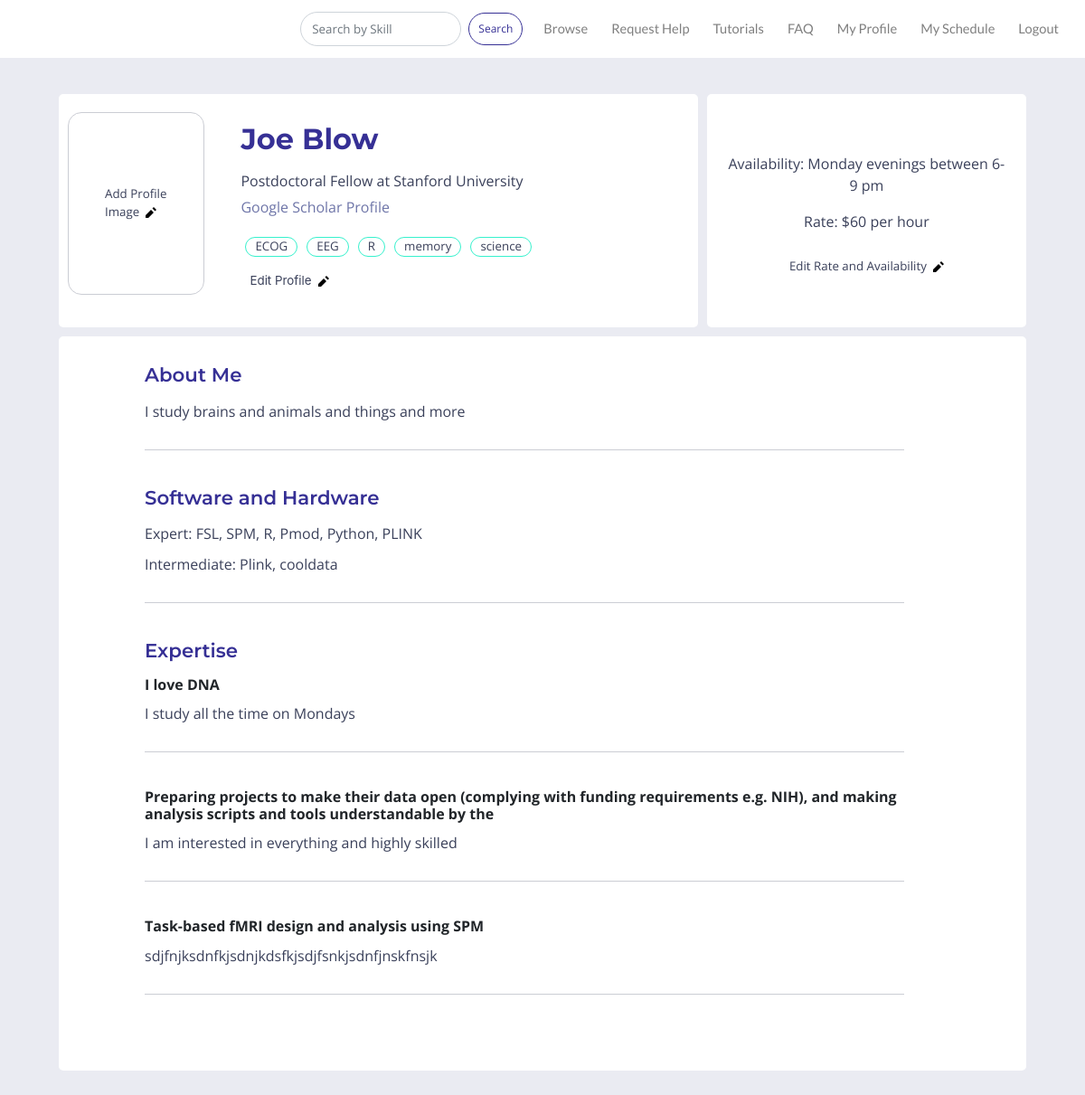
The app's page /search/users/profile/ (signed in), older data.
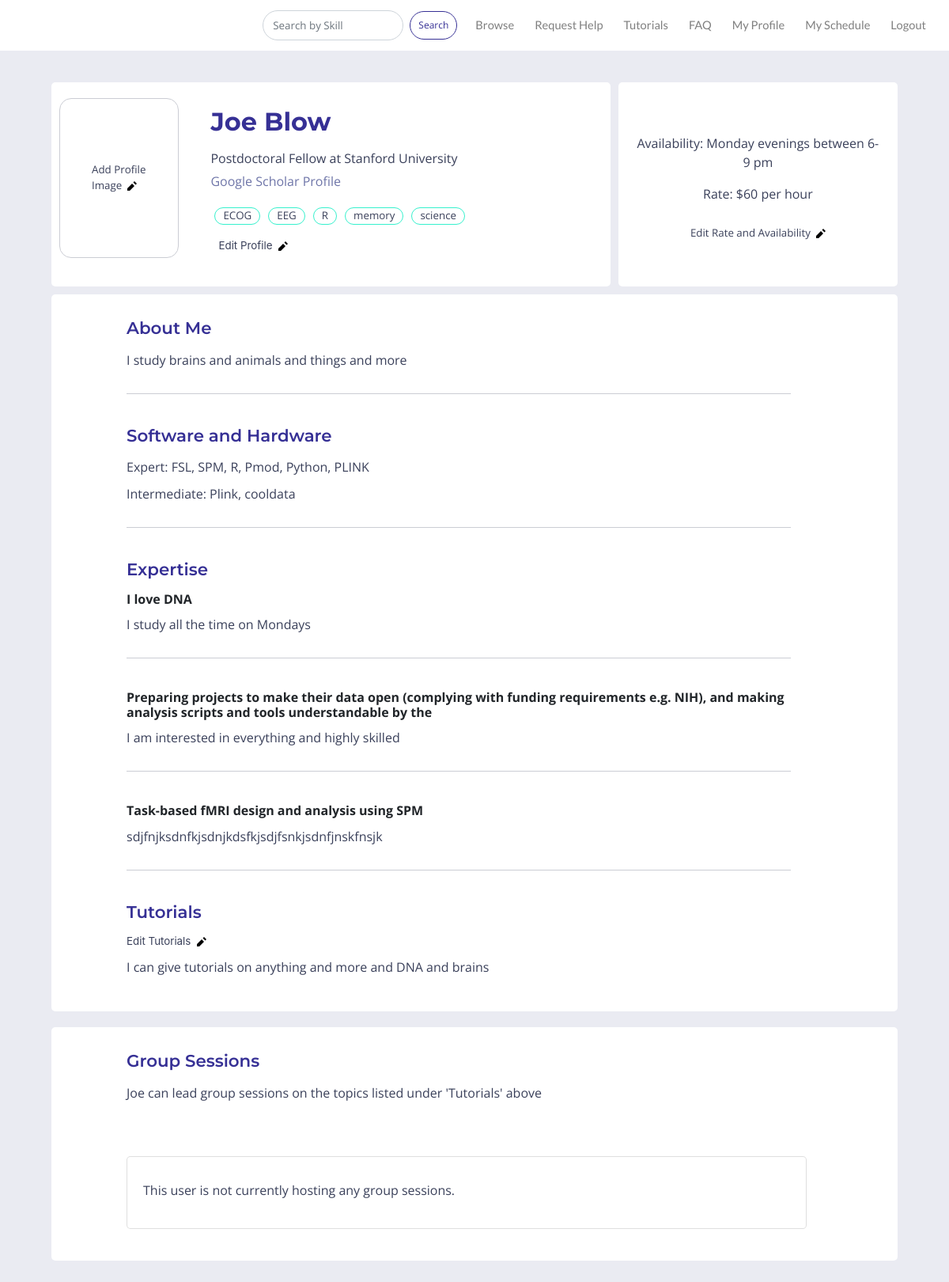
The same page, newer data.
### users/models.py (models this page shows)
class CustomUser(AbstractUser):
    objects = CustomUserManager()
    position = models.CharField(max_length =10000, null=True, default='', blank=True)
    bio = models.CharField(max_length =10000, null=True, default='', blank=True)
    skills = TaggableManager(help_text="A comma-separated list of tags.")
    image = models.ImageField(upload_to="profile_image", blank=True)
    website = models.CharField(max_length=10000, null=True, default='', blank=True)
    skill_area1_title = models.CharField(max_length =10000, null=True, default='', blank=True)
    skill_area1 = models.CharField(max_length =10000, null=True, default='', blank=True)
    skill_area2_title = models.CharField(max_length =10000, null=True, default='', blank=True)
    skill_area2 = models.CharField(max_length =10000, null=True, default='', blank=True)
    skill_area3_title = models.CharField(max_length =10000, null=True, default='', blank=True)
    skill_area3 = models.CharField(max_length =10000, null=True, default='', blank=True)
    skill_area4_title = models.CharField(max_length =10000, null=True, default='', blank=True)
    skill_area4 = models.CharField(max_length =10000, null=True, default='', blank=True)
    skill_area5_title = models.CharField(max_length =10000, null=True, default='', blank=True)
    skill_area5 = models.CharField(max_length =10000, null=True, default='', blank=True)
    software_hardware = models.CharField(max_length =10000, null=True, default='', blank=True)
    software_hardware_intermediate = models.CharField(max_length =10000, null=True, default='', blank=True)
    availability = models.CharField(max_length=10000, null=True, default='', blank=True)
    rate = models.CharField(max_length= 10000, null=True, default='', blank=True)
    expert = models.BooleanField(blank=True, default=False)
    gives_tutorials = models.BooleanField(blank=True, default=False)
    tutorial_area = models.CharField(max_length =10000, null=True, default='', blank=True)
    wants_expert = models.BooleanField(blank=True, default=False)
    needs_help_with = models.CharField(max_length =10000, null=True, default='', blank=True)
    profile_under_review = models.BooleanField(blank=True, default=False)
    profile_approved = models.BooleanField(blank=True, default=False)

### users/views.py (the view)
# urls.py: path('profile/', views.view_profile, name='profile'),
def view_profile(request, pk=None):
    if pk:
        user = CustomUser.objects.get(pk=pk)
    else:
        user = request.user
    bookings = user.bookings.all()
    tutorials = bookings.filter(is_tutorial=True)
    args = {'user': user,
            'bookings': bookings,
            'tutorials': tutorials,
           }
    return render(request, 'profile.html', args)

### templates/profile.html (shortened to what this page needs)
{% extends 'layout.html' %}
{% load static %}
{% block content %}
<div class="container-fluid" id="profile_container">
   <div class="container profile">
    <div class="container" id = "profile_intro">
        <div class="container" id="expert">
            {% if user.image %}
            <div>
               <a href="{% url 'edit_profile_image' %}"><img class="profile_image" src="{{ user.image.url }}" width="170"/></a>
            </div>
            {% elif not user.image and user.is_authenticated and user == request.user %}
            <div class="edit_profile_image_button"><p class="image_bubble">Add Profile Image&nbsp&nbsp<a href="{% url 'edit_profile_image' %}"><img class="iconic" src="/static/css/pencil.svg"></a></p></div>
            {% endif %}
            <div class="container user_name">
            <p class="profile_name">{{ user.first_name }}&nbsp{{ user.last_name }}</p>
            <p class="profile_text">{{user.position}}</p>
                {% if user.website %}
                <a href="{{ user.website }}" target="_blank"><p class="website_text">Google Scholar Profile</p></a>
                {% else %}
                <br>
                {% endif %}
                <div class="container skills">
                {% for skill in user.skills.all %}
                    <a class="skill_bubble" href="{% url 'skills' skill.name %}"><div class="skill_bubble"><p class="skill_bubble">{{ skill.name }}</p></div></a>
                {% endfor %}
                </div>
                {% if user.is_authenticated and user == request.user %}
                <a href="{% url 'edit_profile' %}"><div class="edit_profile"><p class="skill_bubble">Edit Profile&nbsp&nbsp<img class="iconic" src="/static/css/pencil.svg"></p></div></a>
                {% endif %}
            </div>
        </div>
        <div class="container" id="availability">
               <div class="availability_text">
                <p>Availability: {{ user.availability }}</p>
                <p>Rate: {{ user.rate }}</p>
            </div>
            {% if user != request.user and user.is_authenticated %}
                <a href="{% url 'booking:user_booking_new' pk=user.pk %}"><button type="submit" class="booking_button">Request to Book</button></a>
            {% if user.gives_tutorials %}
                <p>or <a class="join_group" href="#tutorial">Join a group session</a></p>
            {% endif %}
            {% elif user.is_authenticated and user == request.user %}
                <a href="{% url 'edit_profile_rate' %}"><div class="edit_profile"><p class="skill_bubble">Edit Rate and Availability&nbsp&nbsp<img class="iconic" src="/static/css/pencil.svg"></p></div></a>
            {% endif %}
       </div>
    </div>
       </div>
<div class="container profile">
     <div class="container" id="profile_content">
         <div class="profile_content_text">
         <h4 class="bio_title">About Me</h4>
         <p class="profile_text">{{ user.bio }}</p>
    <div class="divider"></div>
        {% if user.software_hardware %}
          <h4 class="bio_title">Software and Hardware</h4>
         <p class="profile_text">Expert: {{ user.software_hardware }}</p>
             {% if user.software_hardware_intermediate %}
             <p class="profile_text">Intermediate: {{ user.software_hardware_intermediate }}</p>
             {% endif %}
                <div class="divider"></div>
          {% endif %}
         {% if user.skill_area1 %}
         <h4 class="bio_title">Expertise</h4>
         <h4 class="text_title">{{ user.skill_area1_title }}</h4>
         <p class="profile_text">{{ user.skill_area1 }}</p>
    <div class="divider"></div>
         {% endif %}
          {% if user.skill_area2 %}
         <h4 class="text_title">{{ user.skill_area2_title }}</h4>
          <p class="profile_text">{{ user.skill_area2 }}</p>
    <div class="divider"></div>
           {% endif %}
          {% if user.skill_area3 %}
         <h4 class="text_title">{{ user.skill_area3_title }}</h4>
          <p class="profile_text">{{ user.skill_area3 }}</p>
    <div class="divider"></div>
         {% endif %}
        {% if user.gives_tutorials and user.tutorial_area %}
        <h4 class="bio_title">Tutorials</h4> {% if user.is_authenticated and user == request.user %}
                <a href="{% url 'edit_profile_tutorials' %}"><div class="edit_profile_tutorials"><p class="skill_bubble">Edit Tutorials&nbsp&nbsp<img class="iconic" src="/static/css/pencil.svg"></p></div></a>
                {% endif %}
         <p class="profile_text">{{ user.tutorial_area }}</p>
        {% endif %}
             <br>
       </div>
    </div>
    </div>
{% if user.gives_tutorials and user.tutorial_area %}
<div class="container profile">
<div class="container" id="profile_content">
    <div class="profile_content_text">
        <h4 class="bio_title">Group Sessions</h4>
         <p class="profile_text">{{ user.first_name }} can lead group sessions on the topics listed under 'Tutorials' above</p>
       <br><br>
{% if tutorials %}
<h4 class="bio_title">Upcoming Group Video Sessions</h4>
{% for booking in tutorials %}
        {% if booking.is_confirmed %}
    <div class="container card">
        <h5 class="card-title"><a href="{% url 'booking:booking_detail' pk=booking.pk %}">{{ booking.title }}</a></h5>
        <p class="card-text">{{ booking.start_time }}</p>
                {% if booking.title == 'Imaging the Dynamic Core of the Human Brain' %}
                <div class="container eventbrite_button">
        <noscript><a href="https://www.eventbrite.ca/e/imaging-the-dynamic-core-of-the-brain-tutorial-by-mac-shine-tickets-56310316673" rel="noopener noreferrer" target="_blank"></noscript>
        <button class="booking_button eventbrite" id="eventbrite-widget-modal-trigger-56310316673" type="button">Reserve a Spot</button>
        <noscript></a>Buy Tickets on Eventbrite</noscript>
        <script src="https://www.eventbrite.ca/static/widgets/eb_widgets.js"></script>
        <script type="text/javascript">
            var exampleCallback = function() {
                console.log('Order complete!');
            };
            window.EBWidgets.createWidget({
                widgetType: 'checkout',
                eventId: '56310316673',
                modal: true,
                modalTriggerElementId: 'eventbrite-widget-modal-trigger-56310316673',
                onOrderComplete: exampleCallback
            });
        </script>
                </div>
                {% endif %}
    </div>
        {% endif %}
        {% endfor %}
{% else %}
        <div class="container card">
       <p class="profile_text">This user is not currently hosting any group sessions.<p>
    </div>
       {% endif %}
</div>
</div>
</div>
 {% endif %}
</div>
{% endblock %}

### templates/layout.html (shortened to what this page needs)
{% load static %}
{% load bootstrap4 %}
{% bootstrap_css %}
<!doctype html>
<html>
<head>
    <link rel="stylesheet" href="{% static 'css/layout.css' %}">
    <link rel="stylesheet" href="https://cdnjs.cloudflare.com/ajax/libs/jqueryui/1.12.1/themes/smoothness/jquery-ui.css">
    <link rel="stylesheet" href="https://maxcdn.bootstrapcdn.com/bootstrap/4.1.3/css/bootstrap.min.css">
    <link rel="stylesheet" href="https://cdnjs.cloudflare.com/ajax/libs/open-iconic/1.1.1/font/css/open-iconic-bootstrap.min.css" />
    <link rel="stylesheet" href="https://use.fontawesome.com/releases/v5.6.3/css/all.css">
    </head>
<body>
<div class ="site-container">
    <nav class="navbar navbar-expand-lg navbar-light bg-white">
        <a class="navbar-left logo" href="{% url 'home' %}"><img class="logo" src="/static/css/brand.jpg"></a>
          <div class="collapse navbar-collapse justify-content-end" id="navbarNavAltMarkup">
            <div class="navbar-nav">
                {% if user.is_authenticated %}
                <form class="form-inline my-2 my-lg-0" action="{% url 'search:search_users' %}" method="GET" value="{{request.GET.q}}">
                  <input class="form-control mr-sm-2" type="text" name="q" value="{{request.GET.q}}" placeholder="Search by Skill">
                  <button class="btn btn-primary my-2 my-sm-0" id = "search" name="submit" type="submit" value ="Search">Search</button>
                </form>
                <a class="nav-item nav-link" href="{% url 'browse' %}">Browse</a>
                <a class="nav-item nav-link" href="{% url 'booking:request_expert' %}">Request Help</a>
                <a class="nav-item nav-link" href="{% url 'booking:tutorial_list' %}">Tutorials</a>
                <a class="nav-item nav-link" href="{% url 'faq' %}">FAQ</a>
                  <a class="nav-item nav-link" href="{% url 'profile' %}">My Profile</a>
                  <a class="nav-item nav-link" href="{% url 'booking:booking_list' %}"> My Schedule</a>
                  <a class ="nav-item nav-link" href="{% url 'logout' %}">Logout</a>
                {% endif %}
            </div>
          </div>
    </nav>
    {% block content %}{% endblock %}
    </div>
    </body>

### static/css/layout.css (style rules this page uses)
a { color: #6e75a8; text-decoration: none; }
p { color:#3a405a; }
.btn-primary { margin: 10px 0px; }
p.website_text { color: #6e75a8; font-family: 'Open Sans', sans-serif; margin-top: 5px; }
img.iconic { height: 12px; width: 12px; fill: gray; stroke: gray; }
a.nav-item.nav-link { font-size: 11pt; font-family: 'Lato', sans-serif; padding-top: 8px; margin:5px; }
input.form-control.mr-sm-2 { border-radius: 20px; font-family: 'Open Sans', sans-serif; font-size: 10pt; }
button#search.btn.btn-primary.my-2.my-sm-0 { padding: 8px 10px 8px 10px; margin-right: 10px; background-color: transparent; border: 1px solid #363095; color: #363095; border-radius: 20px; font-family: 'Open Sans', sans-serif; font-size: 12px; }
body { background-image: url(scipertise_background_dark.jpg); background-size: cover; background-repeat:no-repeat; }
img.logo { height:48px; padding: 8px 12px 8px 50px; max-width:100%; }
div#profile_container.container-fluid { padding:30px; background-color:#eaebf2; display: flex; flex-direction: column; overflow-y: scroll; min-height: 100%; }
div#profile_intro.container { display: flex; flex-direction: row; border-radius: 5px; margin-bottom: 5px; padding:0px; margin: 10px 20px 0px 20px; }
div#expert.container { display: flex; flex-direction: row; background-color: white; background-color: white; border-radius: 5px; margin-right: 10px; padding: 10px 0px; }
div.container.user_name { margin: 0px 0px 10px 10px; }
div#availability.container { font-family: 'Open Sans', sans-serif; font-size: 12pt; border-radius: 10px; display: flex; flex-direction: column; align-items: center; justify-content: center; text-align: center; width: 50%; margin: 0px; padding: 10px 0px; background-color: white; border-radius: 5px; }
div.availability_text { margin: 20px 20px 0px 20px; }
div#profile_content.container { background-color: white; border-radius: 5px; display: flex; flex-direction: column; margin: 10px 20px; }
div.profile_content_text { margin: 20px 140px 20px 80px; }
div.container.profile { display: flex; flex-direction: row; }
div.container.card { display: flex; padding: 20px; border-radius: 5px; margin: 20px auto; }
p.profile_name { display: inline-block; padding: 16px 0px 0px 0px; font-size: 24pt; font-family: 'Montserrat', sans-serif; font-weight: 400; margin-bottom: 0; color:#363095; font-weight: 700; }
p.profile_text { font-size: 12pt; font-family: 'Open Sans', sans-serif; margin: 10px 0px 0px 0px; }
div.divider { border-bottom: 1px solid #CBCDD4; padding-top: 10px; margin: 20px 20px 40px 0px; }
h4.bio_title { font-family: 'Montserrat', sans-serif; font-weight: 600; font-size: 16pt; margin: 10px 0px 15px 0px; color: #363095; }
h4.text_title { font-size: 12pt; font-family: 'Open Sans', sans-serif; margin: 10px 0px 0px 0px; font-weight: bolder; }
div.edit_profile_image_button { display: flex; align-items:center; justify-content: center; margin: 10px; }
p.image_bubble { padding: 80px 40px 80px 40px; font-family: 'Open Sans', sans-serif; font-size: 10pt; border: 1px solid #CBCDD4; border-radius: 15px; margin-right: 5px; }
div.container.skills { display: flex; flex-direction: row; flex-wrap: wrap; font-family: 'Open Sans', sans-serif; padding: 0px; }
div.skill_bubble { border-radius: 20px; border: solid 1px #36F1CD; text-align: center; padding: 0px 10px 0px 10px; margin: 5px; display:flex; font-size: 11pt; }
a.skill_bubble { color: #3a405a; }
p.skill_bubble { padding: 0; margin: 0; font-size: 10pt; color: #3a405a; }
div.edit_profile { border-radius: 20px; text-align: center; padding: 2px 10px 2px 10px; margin: 10px auto; display:flex; }
.btn { outline: none; color: black; background-color: transparent; box-shadow: 0 0 0 0; }
a { color: #6e75a8; }
@media screen and (max-width: 1200px) { div.profile_content_text { margin: 20px 100px 20px 80px; } }

Row changes from the older to the newer data that the page shows:
changed CustomUser "Joe": gives_tutorials False → True (drawn); tutorial_area (not shown) → "I can give tutorials on anything and more and DNA and brains"; first_name (not shown) → "Joe"
Text that changed along with them:
text now shown: "Tutorials Edit Tutorials Group Sessions can lead group sessions on the topics listed under 'Tutorials' above This user is not currently hosting any group sessions."
